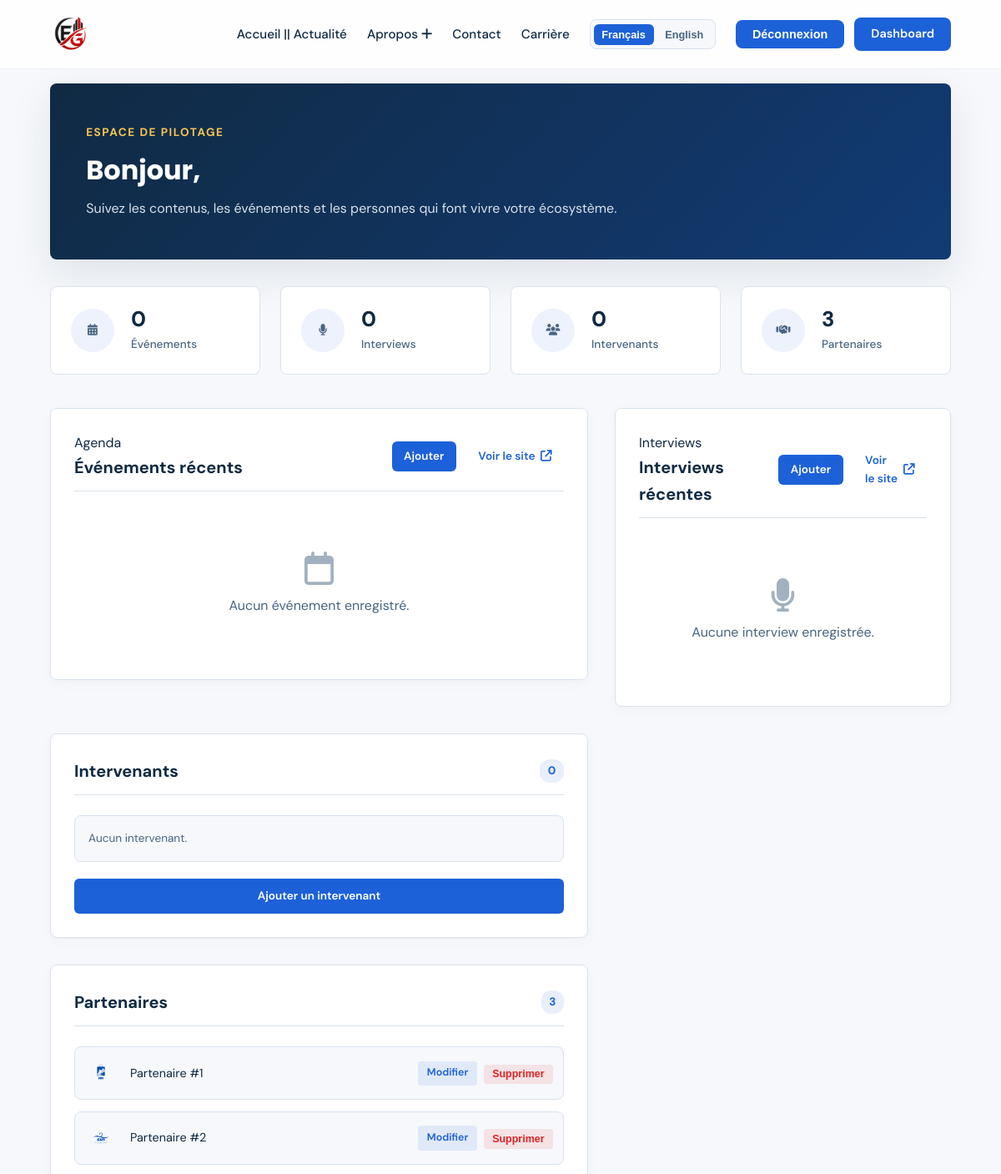
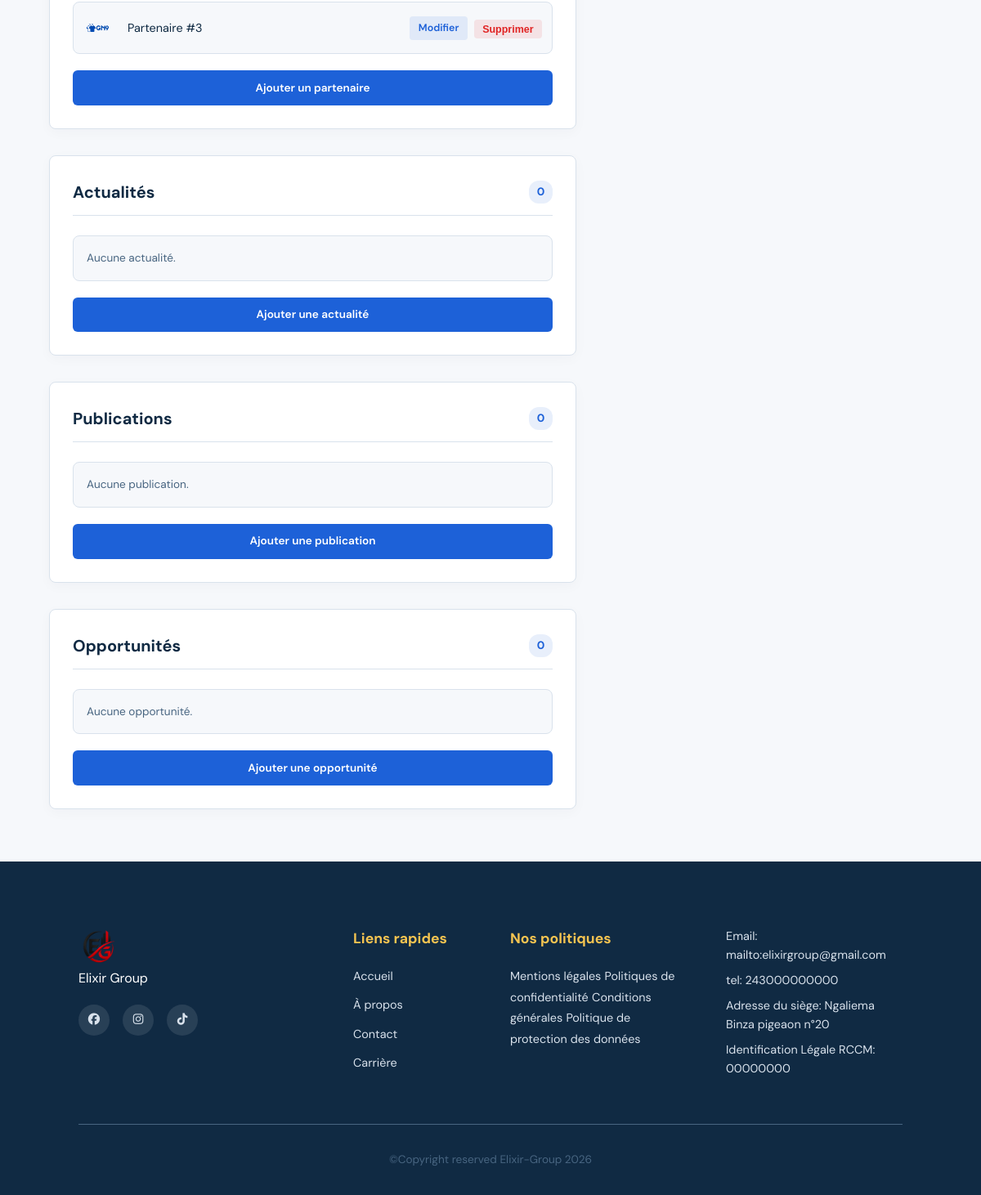
Screenshot of /administration/Dasboard/ (signed in) with the database file from the repository (2 pictures, top to bottom).
### manage_Admin/models.py (models this page shows)
class Partenaires(models.Model):
    idPart= models.AutoField(primary_key=True)
    logo = models.ImageField(upload_to="Partenaires", verbose_name="Logo partenaires")

### manage_Admin/views.py (the view)
# urls.py: path('Dasboard/', views.Admin_view, name='dashboard'),
@staff_required
def Admin_view(request):
    intervenants = Intervenants.objects.all().order_by('nom', 'prenom')
    evenements = Evenements.objects.select_related('idInt').order_by('-date')
    partenaires = Partenaires.objects.all().order_by('idPart')
    interviews = Interview.objects.select_related('evenement').order_by('-evenement__date')
    opportunites = Opportunites.objects.all().order_by('-date')
    Publications = Publication.objects.all().order_by('-date')
    actualites = Actualites.objects.all().order_by('-date_publiee')
    context = {
        'intervenants': intervenants,
        'evenements': evenements,
        'partenaires': partenaires,
        'interviews': interviews,
        'opportunites': opportunites,
        'publications': Publications,
        'actualites': actualites,
        'stats': {
            'intervenants': intervenants.count(),
            'evenements': evenements.count(),
            'partenaires': partenaires.count(),
            'interviews': interviews.count(),
            'opportunites': opportunites.count(),
            'publications': Publications.count()
            , 'actualites': actualites.count()
        },
    }
    return render(request, 'admin/pages/dashboard.html', context)

### templates/admin/pages/dashboard.html (shortened to what this page needs)
{% extends "base.html" %}
{% block contents %}
<main class="admin-dashboard">
    <section class="admin-hero">
        <div>
            <p class="eyebrow">Espace de pilotage</p>
            <h1>Bonjour, {{ user.first_name }} {{ user.last_name }}</h1>
            <p>Suivez les contenus, les événements et les personnes qui font vivre votre écosystème.</p>
        </div>
    </section>
    <section class="admin-stats" aria-label="Résumé des contenus">
        <article class="admin-stat-card">
            <span class="admin-stat-icon"><i class="fa-solid fa-calendar-days"></i></span>
            <div><strong>{{ stats.evenements }}</strong><span>Événements</span></div>
        </article>
        <article class="admin-stat-card">
            <span class="admin-stat-icon"><i class="fa-solid fa-microphone"></i></span>
            <div><strong>{{ stats.interviews }}</strong><span>Interviews</span></div>
        </article>
        <article class="admin-stat-card">
            <span class="admin-stat-icon"><i class="fa-solid fa-users"></i></span>
            <div><strong>{{ stats.intervenants }}</strong><span>Intervenants</span></div>
        </article>
        <article class="admin-stat-card">
            <span class="admin-stat-icon"><i class="fa-solid fa-handshake"></i></span>
            <div><strong>{{ stats.partenaires }}</strong><span>Partenaires</span></div>
        </article>
    </section>
    <section class="admin-content-grid">
        <div class="admin-panel admin-events-panel">
            <div class="admin-panel-heading">
                <div>
                    <p class="eyebrow">Agenda</p>
                    <h2>Événements récents</h2>
                </div>
                <div class="panel-header-actions">
                    <a href="{% url 'Aj-Evenements' %}" class="btn-action primary">Ajouter</a>
                    <a href="{% url 'evenements' %}" class="btn-action link">Voir le site <i class="fa-solid fa-arrow-up-right-from-square"></i></a>
                </div>
            </div>
            {% if evenements %}
                <div class="admin-event-list">
                    {% for evenement in evenements|slice:':6' %}
                    <article class="admin-event-row">
                        <time datetime="{{ evenement.date|date:'Y-m-d' }}">
                            <strong>{{ evenement.date|date:'d' }}</strong>
                            <span>{{ evenement.date|date:'M Y' }}</span>
                        </time>
                        <div class="event-details">
                            <h3>{{ evenement.titre }}</h3>
                            <p>{{ evenement.description|truncatechars:110 }}</p>
                            <small><i class="fa-solid fa-user"></i> {{ evenement.idInt.prenom }} {{ evenement.idInt.nom }}</small>
                        </div>
                        <div class="crud-actions">
                            <a href="{% url 'update-item' 'evenement' evenement.pk %}" class="btn-crud edit">Modifier</a>
                            <form method="post" action="{% url 'delete-item' 'evenement' evenement.pk %}">
                                {% csrf_token %}
                                <button type="submit" class="btn-crud delete">Supprimer</button>
                            </form>
                        </div>
                    </article>
                    {% endfor %}
                </div>
            {% else %}
                <div class="admin-empty">
                    <i class="fa-regular fa-calendar"></i>
                    <p>Aucun événement enregistré.</p>
                </div>
            {% endif %}
        </div>
        <div class="admin-panel admin-events-panel">
            <div class="admin-panel-heading">
                <div>
                    <p class="eyebrow">Interviews</p>
                    <h2>Interviews récentes</h2>
                </div>
                <div class="panel-header-actions">
                    <a href="{% url 'Aj-Interviews' %}" class="btn-action primary">Ajouter</a>
                    <a href="{% url 'interviews' %}" class="btn-action link">Voir le site <i class="fa-solid fa-arrow-up-right-from-square"></i></a>
                </div>
            </div>
            {% if interviews %}
                <div class="admin-event-list">
                    {% for interview in interviews|slice:':6' %}
                    <article class="admin-event-row">
                        <time datetime="{{ interview.evenement.date|date:'Y-m-d' }}">
                            <strong>{{ interview.evenement.date|date:'d' }}</strong>
                            <span>{{ interview.evenement.date|date:'M Y' }}</span>
                        </time>
                        <div class="event-details">
                            <h3>{{ interview.evenement.titre }}</h3>
                            <p>{{ interview.evenement.description|truncatechars:110 }}</p>
                            <small><i class="fa-solid fa-microphone"></i> {{ interview.evenement.idInt.prenom }} {{ interview.evenement.idInt.nom }}</small>
                        </div>
                        <div class="crud-actions">
                            <a href="{% url 'update-item' 'interview' interview.pk %}" class="btn-crud edit">Modifier</a>
                            <form method="post" action="{% url 'delete-item' 'interview' interview.pk %}">
                                {% csrf_token %}
                                <button type="submit" class="btn-crud delete">Supprimer</button>
                            </form>
                        </div>
                    </article>
                    {% endfor %}
                </div>
            {% else %}
                <div class="admin-empty">
                    <i class="fa-solid fa-microphone"></i>
                    <p>Aucune interview enregistrée.</p>
                </div>
            {% endif %}
        </div>
        <div class="admin-side-panels">
            <div class="admin-panel">
                <div class="admin-panel-heading">
                    <h2>Intervenants</h2>
                    <span class="admin-count">{{ stats.intervenants }}</span>
                </div>
                <ul class="admin-people-list">
                    {% for intervenant in intervenants|slice:':5' %}
                    <li>
                        <span class="admin-avatar">{{ intervenant.prenom|first|upper }}{{ intervenant.nom|first|upper }}</span>
                        <div class="person-info">
                            <strong>{{ intervenant.prenom }} {{ intervenant.nom }}</strong>
                            <small>{{ intervenant.specialites|default:'Expert Elixir' }}</small>
                        </div>
                        <div class="crud-actions-inline">
                            <a href="{% url 'update-item' 'intervenant' intervenant.pk %}" class="btn-crud edit">Modifier</a>
                            <form method="post" action="{% url 'delete-item' 'intervenant' intervenant.pk %}">
                                {% csrf_token %}
                                <button type="submit" class="btn-crud delete">Supprimer</button>
                            </form>
                        </div>
                    </li>
                    {% empty %}
                    <li class="admin-muted">Aucun intervenant.</li>
                    {% endfor %}
                </ul>
                <div class="panel-footer-action">
                    <a href="{% url 'Aj-Intervenants' %}" class="btn-action primary block">Ajouter un intervenant</a>
                </div>
            </div>
            <div class="admin-panel">
                <div class="admin-panel-heading">
                    <h2>Partenaires</h2>
                    <span class="admin-count">{{ stats.partenaires }}</span>
                </div>
                <ul class="admin-partner-list">
                    {% for partenaire in partenaires|slice:':5' %}
                    <li>
                        {% if partenaire.logo %}
                            <img src="{{ partenaire.logo.url }}" alt="Logo partenaire">
                        {% else %}
                            <span class="admin-logo-placeholder"><i class="fa-solid fa-building"></i></span>
                        {% endif %}
                        <span class="partner-name">Partenaire #{{ partenaire.idPart }}</span>
                        <div class="crud-actions-inline">
                            <a href="{% url 'update-item' 'partenaire' partenaire.pk %}" class="btn-crud edit">Modifier</a>
                            <form method="post" action="{% url 'delete-item' 'partenaire' partenaire.pk %}">
                                <button type="submit" class="btn-crud delete">Supprimer</button>
                            </form>
                        </div>
                    </li>
                    {% empty %}
                    <li class="admin-muted">Aucun partenaire.</li>
                    {% endfor %}
                </ul>
                <div class="panel-footer-action">
                    <a href="{% url 'Aj-Partenaires' %}" class="btn-action primary block">Ajouter un partenaire</a>
                </div>
            </div>
            <div class="admin-panel">
                <div class="admin-panel-heading">
                    <h2>Actualités</h2>
                    <span class="admin-count">{{ stats.actualites }}</span>
                </div>
                <ul class="admin-people-list">
                    {% for actualite in actualites|slice:':5' %}
                    <li>
                        <span class="admin-avatar">{{ actualite.titre|first|upper }}</span>
                        <div class="person-info">
                            <strong>{{ actualite.titre }}</strong>
                            <small>{{ actualite.description|default:'Aucune description disponible.' }}</small>
                        </div>
                        <div class="crud-actions-inline">
                            <a href="{% url 'update-item' 'actualite' actualite.pk %}" class="btn-crud edit">Modifier</a>
                            <form method="post" action="{% url 'delete-item' 'actualite' actualite.pk %}">
                                {% csrf_token %}
                                <button type="submit" class="btn-crud delete">Supprimer</button>
                            </form>
                        </div>
                    </li>
                    {% empty %}
                    <li class="admin-muted">Aucune actualité.</li>
                    {% endfor %}
                </ul>
                <div class="panel-footer-action">
                    <a href="{% url 'Aj-Actualites' %}" class="btn-action primary block">Ajouter une actualité</a>
                </div>
            </div>
            <div class="admin-panel">
                <div class="admin-panel-heading">
                    <h2>Publications</h2>
                    <span class="admin-count">{{ stats.publications }}</span>
                </div>
                <ul class="admin-people-list">
                    {% for publication in publications|slice:':5' %}
                    <li>
                        <span class="admin-avatar">{{ publication.titre|first|upper }}</span>
                        <div class="person-info">
                            <strong>{{ publication.titre }}</strong>
                            <small>{{ publication.description|default:'Aucune description disponible.' }}</small>
                        </div>
                        <div class="crud-actions-inline">
                            <a href="{% url 'update-item' 'publication' publication.pk %}" class="btn-crud edit">Modifier</a>
                            <form method="post" action="{% url 'delete-item' 'publication' publication.pk %}">
                                {% csrf_token %}
                                <button type="submit" class="btn-crud delete">Supprimer</button>
                            </form>
                        </div>
                    </li>
                    {% empty %}
                    <li class="admin-muted">Aucune publication.</li>
                    {% endfor %}
                </ul>
                <div class="panel-footer-action">
                    <a href="{% url 'Aj-Publications' %}" class="btn-action primary block">Ajouter une publication</a>
                </div>
            </div>
            <div class="admin-panel">
                <div class="admin-panel-heading">
                    <h2>Opportunités</h2>
                    <span class="admin-count">{{ stats.opportunites }}</span>
                </div>
                <ul class="admin-people-list">
                    {% for opportunaute in opportunites|slice:':5' %}
                    <li>
                        <span class="admin-avatar">{{ opportunaute.titre|first|upper }}</span>
                        <div class="person-info">
                            <strong>{{ opportunaute.titre }}</strong>
                            <small>{{ opportunaute.description|default:'Aucune description disponible.' }}</small>
                        </div>
                        <div class="crud-actions-inline">
                            <a href="{% url 'update-item' 'opportunite' opportunaute.pk %}" class="btn-crud edit">Modifier</a>
                            <form method="post" action="{% url 'delete-item' 'opportunite' opportunaute.pk %}">
                                {% csrf_token %}
                                <button type="submit" class="btn-crud delete">Supprimer</button>
                            </form>
                        </div>
                    </li>
                    {% empty %}
                    <li class="admin-muted">Aucune opportunité.</li>
                    {% endfor %}
                </ul>
                <div class="panel-footer-action">
                    <a href="{% url 'Aj-Opportunites' %}" class="btn-action primary block">Ajouter une opportunité</a>
                </div>
            </div>
        </div>
    </section>
</main>
{% endblock contents %}

### rows the page displays
Partenaires: logo (picture), idPart "1"
Partenaires: logo (picture), idPart "2"
Partenaires: logo (picture), idPart "3"

### other values shown
{{ stats.evenements }} "0"
{{ stats.interviews }} "0"
{{ stats.intervenants }} "0"
{{ stats.partenaires }} "3"
{{ stats.actualites }} "0"
{{ stats.publications }} "0"
{{ stats.opportunites }} "0"
